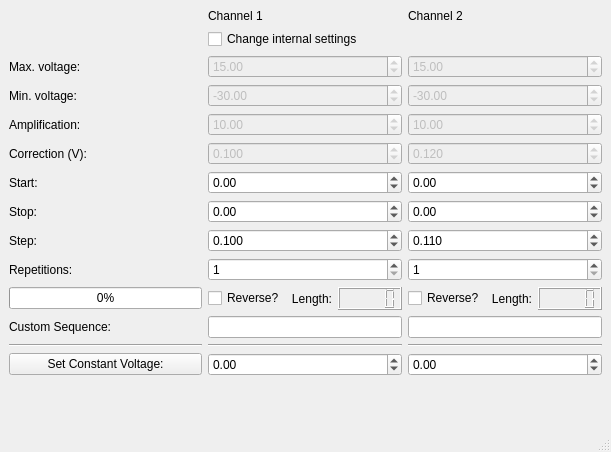
<?xml version="1.0" encoding="UTF-8"?>
<ui version="4.0">
 <class>BiasControl_MainWindow</class>
 <widget class="QMainWindow" name="BiasControl_MainWindow">
  <property name="geometry">
   <rect>
    <x>0</x>
    <y>0</y>
    <width>611</width>
    <height>452</height>
   </rect>
  </property>
  <property name="windowTitle">
   <string>qudi: Bias Control</string>
  </property>
  <widget class="QWidget" name="centralwidget">
   <layout class="QHBoxLayout" name="horizontalLayout">
    <item>
     <layout class="QGridLayout" name="gridLayout">
      <property name="horizontalSpacing">
       <number>6</number>
      </property>
      <item row="1" column="3">
       <widget class="QCheckBox" name="settings_checkBox">
        <property name="text">
         <string>Change internal settings</string>
        </property>
       </widget>
      </item>
      <item row="5" column="3">
       <widget class="QDoubleSpinBox" name="correction_doubleSpinBox">
        <property name="enabled">
         <bool>false</bool>
        </property>
        <property name="decimals">
         <number>3</number>
        </property>
        <property name="minimum">
         <double>-500.000000000000000</double>
        </property>
        <property name="maximum">
         <double>500.000000000000000</double>
        </property>
        <property name="singleStep">
         <double>0.100000000000000</double>
        </property>
        <property name="value">
         <double>0.100000000000000</double>
        </property>
       </widget>
      </item>
      <item row="2" column="3">
       <widget class="QDoubleSpinBox" name="MaxV_doubleSpinBox">
        <property name="enabled">
         <bool>false</bool>
        </property>
        <property name="minimum">
         <double>-500.000000000000000</double>
        </property>
        <property name="maximum">
         <double>500.000000000000000</double>
        </property>
        <property name="value">
         <double>15.000000000000000</double>
        </property>
       </widget>
      </item>
      <item row="6" column="3">
       <widget class="QDoubleSpinBox" name="StartV_doubleSpinBox">
        <property name="minimum">
         <double>-500.000000000000000</double>
        </property>
        <property name="maximum">
         <double>500.000000000000000</double>
        </property>
       </widget>
      </item>
      <item row="2" column="0">
       <widget class="QLabel" name="label">
        <property name="text">
         <string>Max. voltage:</string>
        </property>
       </widget>
      </item>
      <item row="16" column="3">
       <spacer name="verticalSpacer">
        <property name="orientation">
         <enum>Qt::Vertical</enum>
        </property>
        <property name="sizeHint" stdset="0">
         <size>
          <width>20</width>
          <height>40</height>
         </size>
        </property>
       </spacer>
      </item>
      <item row="9" column="0">
       <widget class="QLabel" name="label_7">
        <property name="text">
         <string>Repetitions:</string>
        </property>
       </widget>
      </item>
      <item row="5" column="0">
       <widget class="QLabel" name="label_10">
        <property name="text">
         <string>Correction (V):</string>
        </property>
       </widget>
      </item>
      <item row="15" column="4">
       <widget class="QDoubleSpinBox" name="constV_doubleSpinBox_2">
        <property name="minimum">
         <double>-500.000000000000000</double>
        </property>
        <property name="maximum">
         <double>500.000000000000000</double>
        </property>
       </widget>
      </item>
      <item row="4" column="3">
       <widget class="QDoubleSpinBox" name="Amp_doubleSpinBox">
        <property name="enabled">
         <bool>false</bool>
        </property>
        <property name="decimals">
         <number>2</number>
        </property>
        <property name="minimum">
         <double>1.000000000000000</double>
        </property>
        <property name="maximum">
         <double>1000.000000000000000</double>
        </property>
        <property name="singleStep">
         <double>1.000000000000000</double>
        </property>
        <property name="value">
         <double>10.000000000000000</double>
        </property>
       </widget>
      </item>
      <item row="11" column="3">
       <layout class="QHBoxLayout" name="horizontalLayout_2">
        <item>
         <widget class="QCheckBox" name="Reverse_checkBox">
          <property name="text">
           <string>Reverse?</string>
          </property>
         </widget>
        </item>
        <item>
         <widget class="QLabel" name="label_11">
          <property name="text">
           <string>Length:</string>
          </property>
          <property name="alignment">
           <set>Qt::AlignRight|Qt::AlignTrailing|Qt::AlignVCenter</set>
          </property>
         </widget>
        </item>
        <item>
         <widget class="QLCDNumber" name="Length_Display">
          <property name="smallDecimalPoint">
           <bool>false</bool>
          </property>
          <property name="value" stdset="0">
           <double>0.000000000000000</double>
          </property>
         </widget>
        </item>
       </layout>
      </item>
      <item row="15" column="3">
       <widget class="QDoubleSpinBox" name="constV_doubleSpinBox">
        <property name="minimum">
         <double>-500.000000000000000</double>
        </property>
        <property name="maximum">
         <double>500.000000000000000</double>
        </property>
       </widget>
      </item>
      <item row="6" column="4">
       <widget class="QDoubleSpinBox" name="StartV_doubleSpinBox_2">
        <property name="minimum">
         <double>-500.000000000000000</double>
        </property>
        <property name="maximum">
         <double>500.000000000000000</double>
        </property>
       </widget>
      </item>
      <item row="11" column="4">
       <layout class="QHBoxLayout" name="horizontalLayout_3">
        <item>
         <widget class="QCheckBox" name="Reverse_checkBox_2">
          <property name="text">
           <string>Reverse?</string>
          </property>
         </widget>
        </item>
        <item>
         <widget class="QLabel" name="label_13">
          <property name="text">
           <string>Length:</string>
          </property>
          <property name="alignment">
           <set>Qt::AlignRight|Qt::AlignTrailing|Qt::AlignVCenter</set>
          </property>
         </widget>
        </item>
        <item>
         <widget class="QLCDNumber" name="Length_Display_2"/>
        </item>
       </layout>
      </item>
      <item row="3" column="0">
       <widget class="QLabel" name="label_2">
        <property name="text">
         <string>Min. voltage:</string>
        </property>
       </widget>
      </item>
      <item row="8" column="3">
       <widget class="QDoubleSpinBox" name="StepV_doubleSpinBox">
        <property name="decimals">
         <number>3</number>
        </property>
        <property name="minimum">
         <double>-500.000000000000000</double>
        </property>
        <property name="maximum">
         <double>500.000000000000000</double>
        </property>
        <property name="singleStep">
         <double>0.100000000000000</double>
        </property>
        <property name="value">
         <double>0.100000000000000</double>
        </property>
       </widget>
      </item>
      <item row="0" column="4">
       <widget class="QLabel" name="label_14">
        <property name="text">
         <string>Channel 2</string>
        </property>
       </widget>
      </item>
      <item row="4" column="0">
       <widget class="QLabel" name="label_5">
        <property name="text">
         <string>Amplification:</string>
        </property>
       </widget>
      </item>
      <item row="2" column="4">
       <widget class="QDoubleSpinBox" name="MaxV_doubleSpinBox_2">
        <property name="enabled">
         <bool>false</bool>
        </property>
        <property name="minimum">
         <double>-500.000000000000000</double>
        </property>
        <property name="maximum">
         <double>500.000000000000000</double>
        </property>
        <property name="value">
         <double>15.000000000000000</double>
        </property>
       </widget>
      </item>
      <item row="11" column="0">
       <widget class="QProgressBar" name="progressBar">
        <property name="maximum">
         <number>100</number>
        </property>
        <property name="value">
         <number>0</number>
        </property>
        <property name="alignment">
         <set>Qt::AlignLeading|Qt::AlignLeft|Qt::AlignVCenter</set>
        </property>
        <property name="textVisible">
         <bool>true</bool>
        </property>
        <property name="orientation">
         <enum>Qt::Horizontal</enum>
        </property>
        <property name="textDirection">
         <enum>QProgressBar::TopToBottom</enum>
        </property>
       </widget>
      </item>
      <item row="13" column="3">
       <widget class="QLineEdit" name="Custom_lineEdit"/>
      </item>
      <item row="7" column="3">
       <widget class="QDoubleSpinBox" name="StopV_doubleSpinBox">
        <property name="minimum">
         <double>-500.000000000000000</double>
        </property>
        <property name="maximum">
         <double>500.000000000000000</double>
        </property>
        <property name="value">
         <double>0.000000000000000</double>
        </property>
       </widget>
      </item>
      <item row="8" column="0">
       <widget class="QLabel" name="label_6">
        <property name="text">
         <string>Step:</string>
        </property>
       </widget>
      </item>
      <item row="13" column="0">
       <widget class="QLabel" name="label_9">
        <property name="text">
         <string>Custom Sequence:</string>
        </property>
        <property name="alignment">
         <set>Qt::AlignLeading|Qt::AlignLeft|Qt::AlignVCenter</set>
        </property>
       </widget>
      </item>
      <item row="7" column="4">
       <widget class="QDoubleSpinBox" name="StopV_doubleSpinBox_2">
        <property name="minimum">
         <double>-500.000000000000000</double>
        </property>
        <property name="maximum">
         <double>500.000000000000000</double>
        </property>
       </widget>
      </item>
      <item row="8" column="4">
       <widget class="QDoubleSpinBox" name="StepV_doubleSpinBox_2">
        <property name="decimals">
         <number>3</number>
        </property>
        <property name="minimum">
         <double>-500.000000000000000</double>
        </property>
        <property name="maximum">
         <double>500.000000000000000</double>
        </property>
        <property name="singleStep">
         <double>0.100000000000000</double>
        </property>
        <property name="value">
         <double>0.110000000000000</double>
        </property>
       </widget>
      </item>
      <item row="9" column="4">
       <widget class="QDoubleSpinBox" name="RepN_doubleSpinBox_2">
        <property name="decimals">
         <number>0</number>
        </property>
        <property name="minimum">
         <double>1.000000000000000</double>
        </property>
        <property name="maximum">
         <double>1000.000000000000000</double>
        </property>
        <property name="value">
         <double>1.000000000000000</double>
        </property>
       </widget>
      </item>
      <item row="9" column="3">
       <widget class="QDoubleSpinBox" name="RepN_doubleSpinBox">
        <property name="decimals">
         <number>0</number>
        </property>
        <property name="minimum">
         <double>1.000000000000000</double>
        </property>
        <property name="maximum">
         <double>1000.000000000000000</double>
        </property>
        <property name="value">
         <double>1.000000000000000</double>
        </property>
       </widget>
      </item>
      <item row="5" column="4">
       <widget class="QDoubleSpinBox" name="correction_doubleSpinBox_2">
        <property name="enabled">
         <bool>false</bool>
        </property>
        <property name="decimals">
         <number>3</number>
        </property>
        <property name="minimum">
         <double>-500.000000000000000</double>
        </property>
        <property name="maximum">
         <double>500.000000000000000</double>
        </property>
        <property name="singleStep">
         <double>0.100000000000000</double>
        </property>
        <property name="value">
         <double>0.120000000000000</double>
        </property>
       </widget>
      </item>
      <item row="13" column="4">
       <widget class="QLineEdit" name="Custom_lineEdit_2"/>
      </item>
      <item row="7" column="0">
       <widget class="QLabel" name="label_3">
        <property name="text">
         <string>Stop:</string>
        </property>
       </widget>
      </item>
      <item row="6" column="0">
       <widget class="QLabel" name="label_4">
        <property name="text">
         <string>Start:</string>
        </property>
       </widget>
      </item>
      <item row="15" column="0">
       <widget class="QPushButton" name="SetVoltage_pushButton">
        <property name="text">
         <string>Set Constant Voltage:</string>
        </property>
       </widget>
      </item>
      <item row="0" column="3">
       <widget class="QLabel" name="label_12">
        <property name="text">
         <string>Channel 1</string>
        </property>
       </widget>
      </item>
      <item row="3" column="3">
       <widget class="QDoubleSpinBox" name="MinV_doubleSpinBox">
        <property name="enabled">
         <bool>false</bool>
        </property>
        <property name="minimum">
         <double>-500.000000000000000</double>
        </property>
        <property name="maximum">
         <double>500.000000000000000</double>
        </property>
        <property name="value">
         <double>-30.000000000000000</double>
        </property>
       </widget>
      </item>
      <item row="4" column="4">
       <widget class="QDoubleSpinBox" name="Amp_doubleSpinBox_2">
        <property name="enabled">
         <bool>false</bool>
        </property>
        <property name="minimum">
         <double>1.000000000000000</double>
        </property>
        <property name="maximum">
         <double>1000.000000000000000</double>
        </property>
        <property name="value">
         <double>10.000000000000000</double>
        </property>
       </widget>
      </item>
      <item row="3" column="4">
       <widget class="QDoubleSpinBox" name="MinV_doubleSpinBox_2">
        <property name="enabled">
         <bool>false</bool>
        </property>
        <property name="minimum">
         <double>-500.000000000000000</double>
        </property>
        <property name="maximum">
         <double>500.000000000000000</double>
        </property>
        <property name="value">
         <double>-30.000000000000000</double>
        </property>
       </widget>
      </item>
      <item row="14" column="3">
       <widget class="Line" name="line">
        <property name="orientation">
         <enum>Qt::Horizontal</enum>
        </property>
       </widget>
      </item>
      <item row="14" column="0">
       <widget class="Line" name="line_2">
        <property name="orientation">
         <enum>Qt::Horizontal</enum>
        </property>
       </widget>
      </item>
      <item row="14" column="4">
       <widget class="Line" name="line_3">
        <property name="orientation">
         <enum>Qt::Horizontal</enum>
        </property>
       </widget>
      </item>
     </layout>
    </item>
   </layout>
  </widget>
  <widget class="QMenuBar" name="menubar">
   <property name="geometry">
    <rect>
     <x>0</x>
     <y>0</y>
     <width>611</width>
     <height>21</height>
    </rect>
   </property>
  </widget>
  <widget class="QStatusBar" name="statusbar"/>
 </widget>
 <tabstops>
  <tabstop>MaxV_doubleSpinBox</tabstop>
  <tabstop>StopV_doubleSpinBox</tabstop>
  <tabstop>StepV_doubleSpinBox</tabstop>
  <tabstop>RepN_doubleSpinBox</tabstop>
 </tabstops>
 <resources/>
 <connections/>
</ui>
